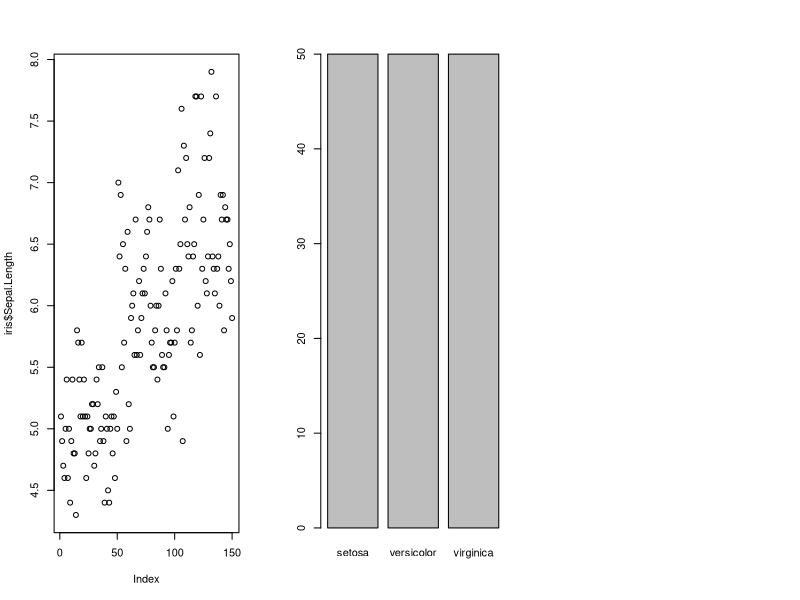

This chart was generated by the following R code:
## ---- chunk 1
#| label: basic
#| fig-show: hide
#| message: false

par(mfrow=c(1,3))
plot(iris$Sepal.Length)
plot(iris$Species)
# plot(iris[,1:3])
# plot(lm(Sepal.Length ~ Sepal.Width, data=iris))
## ---- chunk 2
#| ref.label: basic
#| echo: false
#| fig-asp: 0.3
## ---- chunk 3
x <- structure(c(1,2,3), class = "myclass")
mean(x)
## ---- chunk 4
mean.myclass <- function(x, ...) {
  print("custom mean")
}
mean(x)
## ---- chunk 5
mean.myclass <- function(x, ...) {
  print("custom mean")
}

mean(x)
